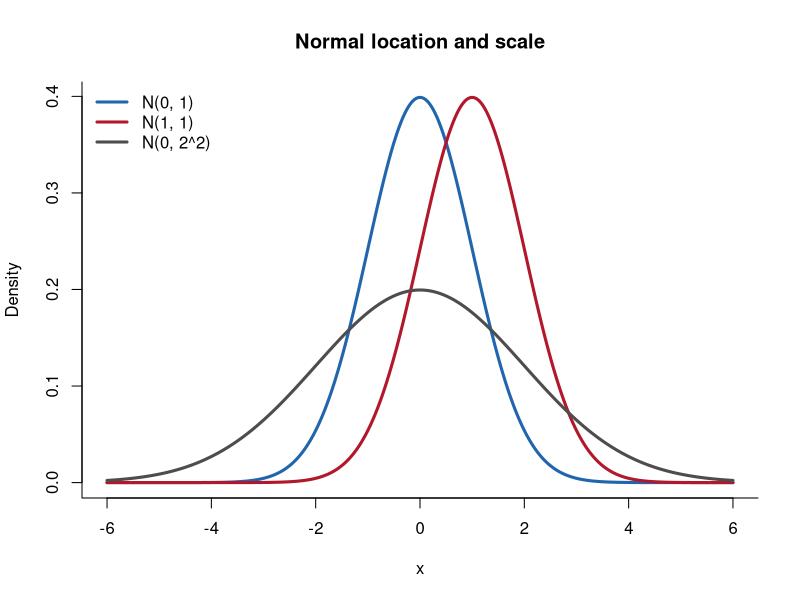
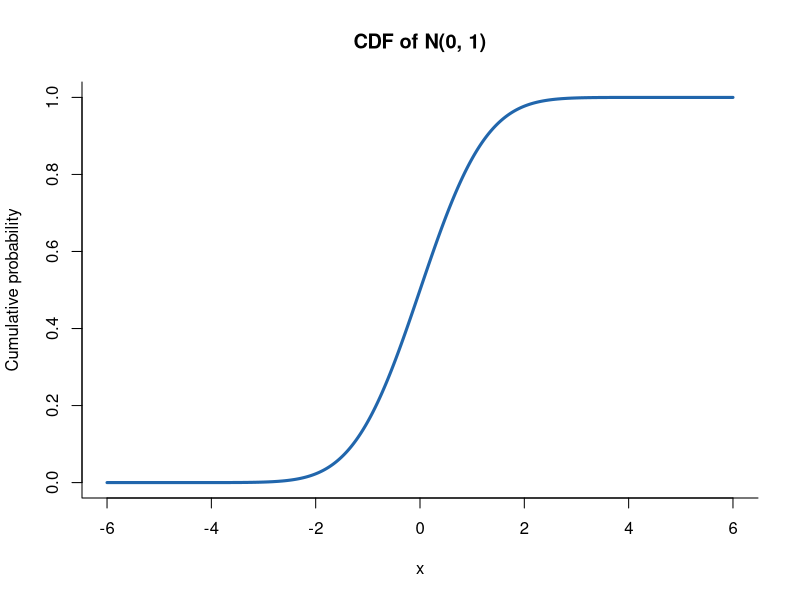
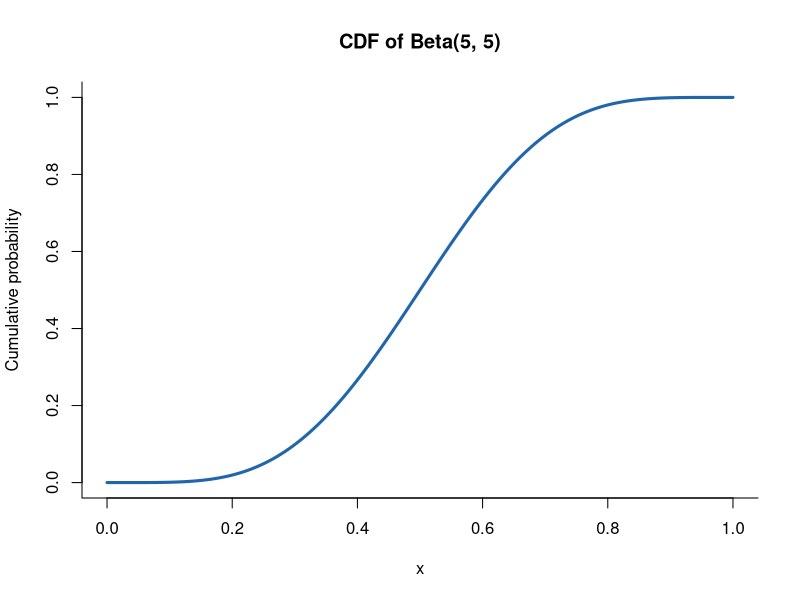

These charts were generated, in order, by the following R code:
## ---- chunk 1
x_normal <- seq(-6, 6, length.out = 1000)
plot(x_normal, dnorm(x_normal, 0, 1), type = "l", lwd = 3,
     col = "#2166AC", xlab = "x", ylab = "Density",
     main = "Normal location and scale", bty = "l")
lines(x_normal, dnorm(x_normal, 1, 1), lwd = 3, col = "#B2182B")
lines(x_normal, dnorm(x_normal, 0, 2), lwd = 3, col = "#4D4D4D")
legend("topleft", c("N(0, 1)", "N(1, 1)", "N(0, 2^2)"),
       col = c("#2166AC", "#B2182B", "#4D4D4D"),
       lty = 1, lwd = 3, bty = "n")
## ---- chunk 2
plot(x_normal, pnorm(x_normal), type = "l", lwd = 3, col = "#2166AC",
     xlab = "x", ylab = "Cumulative probability",
     main = "CDF of N(0, 1)", ylim = c(0, 1), bty = "l")
## ---- chunk 3
x_beta <- seq(0, 1, length.out = 800)
plot(x_beta, pbeta(x_beta, 5, 5), type = "l", lwd = 3,
     col = "#2166AC", xlab = "x", ylab = "Cumulative probability",
     main = "CDF of Beta(5, 5)", ylim = c(0, 1), bty = "l")
